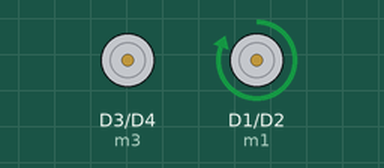
This sketch was run on a simulated ESP8266 (NodeMCU). On the bench: motor-driver pin pairs drawn as motors (green arrow = first pin HIGH = forward, orange = second pin HIGH = backward, longer = more drive).

Above: at 1.0 s.
At 3.0 s:
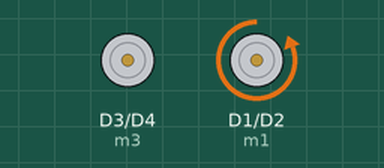
At 5.0 s:
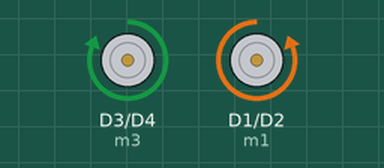
At 11.0 s:
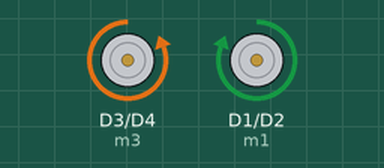
Timing chart, 0 to 13.0 s (numbered marks = the images above):
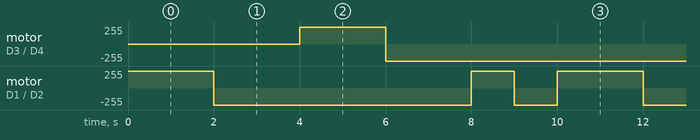

The sketch:

kjsce_nmcu.ino
```cpp
uint8_t m1 = D1; //R
uint8_t m2 = D2; //L
uint8_t m3 = D3; //F
uint8_t m4 = D4; //B

//int l1 = 2;

void setup() {
  // initialize digital pin LED_BUILTIN as an output.
  pinMode(m1, OUTPUT);
  pinMode(m2, OUTPUT);
  pinMode(m3, OUTPUT);
  pinMode(m4, OUTPUT);
  //pinMode(l1,OUTPUT);
}

// the loop function runs over and over again forever
void loop() {

  analogWrite(m1, 512);
  analogWrite(m2,0);
  delay(2000);

  analogWrite(m2, 512);
  analogWrite(m1,0);
  delay(2000);

  analogWrite(m3, 512);
  analogWrite(m4,0);
  delay(2000);

  analogWrite(m4, 512);
  analogWrite(m3,0);
  delay(2000);

  digitalWrite(m1, HIGH);
  digitalWrite(m2, LOW);
  delay(1000);

  digitalWrite(m2, HIGH);
  digitalWrite(m1, LOW);
  delay(1000);
}


////const int LED_ao = 2;
////void setup()  {
////  pinMode(LED_ao, OUTPUT);
////}
////void loop()  {
////  for (int brightness=0; brightness<=1024; brightness++)
////    {
////      analogWrite(LED_ao, brightness);
////      delay(10);
////    }
////  for (int brightness=1024; brightness>=0; brightness--)
////    {
////      analogWrite(LED_ao, brightness);
////      delay(10);
////    }
////}
//


//
//#include <ESP8266WiFi.h>
//#include <PubSubClient.h>
//
//// Update these with values suitable for your network.
//
//const char* ssid = "GREAT44";
//const char* password = "qwertyuiop";
//const char* mqtt_server = "192.168.43.217";
//
//const char* mqttUser = "username";
//const char* mqttPassword = "qwertyuiop";
//
//WiFiClient espClient;
//PubSubClient client(espClient);
//
//long lastMsg = 0;
//char msg[50];
//int value = 0;
//
//void setup() {
//  pinMode(BUILTIN_LED, OUTPUT);     // Initialize the BUILTIN_LED pin as an output
//  Serial.begin(115200);
//  setup_wifi();
//  client.setServer(mqtt_server, 1883);
//  client.setCallback(callback);
//}
//
//void setup_wifi() {
//
//  delay(10);
//  // We start by connecting to a WiFi network
//  Serial.println();
//  Serial.print("Connecting to ");
//  Serial.println(ssid);
//
//  WiFi.mode(WIFI_STA);
//  WiFi.begin(ssid, password);
//
//  while (WiFi.status() != WL_CONNECTED) {
//    delay(500);
//    Serial.print(".");
//  }
//
//  Serial.println("");
//  Serial.println("WiFi connected");
//  Serial.println("IP address: ");
//  Serial.println(WiFi.localIP());
//}
//
//void callback(char* topic, byte* payload, unsigned int length) {
//  Serial.print("Message arrived [");
//  Serial.print(topic);
//  Serial.print("] ");
//  for (int i = 0; i < length; i++) {
//    Serial.print((char)payload[i]);
//  }
//  Serial.println();
//
//  // Switch on the LED if an 1 was received as first character
//  if ((char)payload[0] == 'U') {
//    Serial.print("Up");
//    up();
//    digitalWrite(BUILTIN_LED, HIGH);
//  }
//  else if ((char)payload[0] == 'D') {
//    Serial.print("Down");
//    down();
//  }
//  else if ((char)payload[0] == 'L') {
//    Serial.print("Left");
//    left();
//  }
//  else if ((char)payload[0] == 'R') {
//    Serial.print("Right");
//    right();
//  } else {
//    digitalWrite(BUILTIN_LED, LOW);  // Turn the LED off by making the voltage HIGH
//  }
//
//}
//
//void reconnect() {
//  // Loop until we're reconnected
//  while (!client.connected()) {
//    Serial.print("Attempting MQTT connection...");
//    // Attempt to connect
//    if (client.connect("ESP8266Client11",mqttUser, mqttPassword)) {
//      Serial.println("connected");
//      // Once connected, publish an announcement...
//      //client.publish("outTopic", "hello world");
//      // ... and resubscribe
//      client.subscribe("test");
//    } else {
//      Serial.print("failed, rc=");
//      Serial.print(client.state());
//      Serial.println(" try again in 5 seconds");
//      // Wait 5 seconds before retrying
//      delay(5000);
//    }
//  }
//}
//
//void loop() {
//
//  if (!client.connected()) {
//    reconnect();
//  }
//  client.loop();
//
//}
//
//void up(){
//  //digitalWrite();
//  Serial.print("UpUpUp");
//}
//
//void down(){}
//
//void left(){}
//
//void right(){}
```

Measured:
- by itself, motor on D3 (m3) / D4 (m4): alternates forward 255/255 for 2.0 s and backward 255/255 for 8.0 s
- by itself, motor on D1 (m1) / D2 (m2): repeats every 10.0 s: backward 255/255 6.0 s, forward 255/255 1.0 s, backward 255/255 1.0 s, forward 255/255 2.0 s
